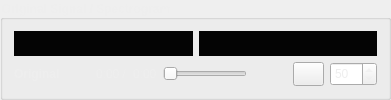
         <widget class="QGroupBox" name="originalSignalGroupBox">
          <property name="sizePolicy">
           <sizepolicy hsizetype="Preferred" vsizetype="Minimum">
            <horstretch>0</horstretch>
            <verstretch>0</verstretch>
           </sizepolicy>
          </property>
          <property name="maximumSize">
           <size>
            <width>16777215</width>
            <height>185</height>
           </size>
          </property>
          <property name="font">
           <font>
            <bold>true</bold>
           </font>
          </property>
          <property name="styleSheet">
           <string notr="true">color: rgb(238, 238, 238);</string>
          </property>
          <property name="title">
           <string>Original Signal / Spectrogram</string>
          </property>
          <layout class="QVBoxLayout" name="verticalLayout">
           <item>
            <layout class="QHBoxLayout" name="originalLayout">
             <item>
              <layout class="QVBoxLayout" name="originalSignalLayout">
               <item>
                <widget class="QWidget" name="originalSignalWidget" native="true">
                 <property name="styleSheet">
                  <string notr="true">background-color:rgb(4, 4, 4)</string>
                 </property>
                </widget>
               </item>
              </layout>
             </item>
             <item>
              <layout class="QVBoxLayout" name="originalSpectrogramLayout">
               <item>
                <widget class="QWidget" name="originalSpectrogramWidget" native="true">
                 <property name="styleSheet">
                  <string notr="true">background-color:rgb(4, 4, 4)</string>
                 </property>
                </widget>
               </item>
              </layout>
             </item>
            </layout>
           </item>
           <item>
            <layout class="QHBoxLayout" name="horizontalLayout_20">
             <item>
              <widget class="QLabel" name="label_12">
               <property name="font">
                <font>
                 <bold>true</bold>
                </font>
               </property>
               <property name="text">
                <string>Original</string>
               </property>
              </widget>
             </item>
             <item>
              <spacer name="horizontalSpacer_35">
               <property name="orientation">
                <enum>Qt::Horizontal</enum>
               </property>
               <property name="sizeType">
                <enum>QSizePolicy::Preferred</enum>
               </property>
               <property name="sizeHint" stdset="0">
                <size>
                 <width>30</width>
                 <height>20</height>
                </size>
               </property>
              </spacer>
             </item>
             <item>
              <widget class="QLabel" name="originalStartLabel">
               <property name="text">
                <string>0:00 /</string>
               </property>
              </widget>
             </item>
             <item>
              <widget class="QLabel" name="originalEndLabel">
               <property name="text">
                <string>0:00</string>
               </property>
              </widget>
             </item>
             <item>
              <widget class="QSlider" name="originalProgressSlider">
               <property name="toolTip">
                <string>&lt;html&gt;&lt;head/&gt;&lt;body&gt;&lt;p&gt;&lt;span style=&quot; font-size:7pt; color:#000000;&quot;&gt;Input audio progress bar&lt;/span&gt;&lt;/p&gt;&lt;/body&gt;&lt;/html&gt;</string>
               </property>
               <property name="maximum">
                <number>100</number>
               </property>
               <property name="orientation">
                <enum>Qt::Horizontal</enum>
               </property>
              </widget>
             </item>
             <item>
              <spacer name="horizontalSpacer_5">
               <property name="orientation">
                <enum>Qt::Horizontal</enum>
               </property>
               <property name="sizeHint" stdset="0">
                <size>
                 <width>40</width>
                 <height>20</height>
                </size>
               </property>
              </spacer>
             </item>
             <item>
              <widget class="QPushButton" name="muteOriginalButton">
               <property name="maximumSize">
                <size>
                 <width>31</width>
                 <height>24</height>
                </size>
               </property>
               <property name="cursor">
                <cursorShape>PointingHandCursor</cursorShape>
               </property>
               <property name="toolTip">
                <string>&lt;html&gt;&lt;head/&gt;&lt;body&gt;&lt;p&gt;&lt;span style=&quot; font-size:7pt; color:#000000;&quot;&gt;Mute/Unmute original signal sound&lt;/span&gt;&lt;/p&gt;&lt;/body&gt;&lt;/html&gt;</string>
               </property>
               <property name="styleSheet">
                <string notr="true">background-color: rgb(238, 238, 238);</string>
               </property>
               <property name="text">
                <string/>
               </property>
              </widget>
             </item>
             <item>
              <widget class="QSpinBox" name="originalVolumeSpinBox">
               <property name="maximumSize">
                <size>
                 <width>16777215</width>
                 <height>24</height>
                </size>
               </property>
               <property name="font">
                <font>
                 <bold>false</bold>
                </font>
               </property>
               <property name="toolTip">
                <string>&lt;html&gt;&lt;head/&gt;&lt;body&gt;&lt;p&gt;&lt;span style=&quot; font-size:7pt; color:#000000;&quot;&gt;Change original signal volume&lt;/span&gt;&lt;/p&gt;&lt;/body&gt;&lt;/html&gt;</string>
               </property>
               <property name="wrapping">
                <bool>false</bool>
               </property>
               <property name="frame">
                <bool>true</bool>
               </property>
               <property name="readOnly">
                <bool>false</bool>
               </property>
               <property name="accelerated">
                <bool>false</bool>
               </property>
               <property name="minimum">
                <number>1</number>
               </property>
               <property name="maximum">
                <number>100</number>
               </property>
               <property name="value">
                <number>50</number>
               </property>
              </widget>
             </item>
            </layout>
           </item>
          </layout>
         </widget>
